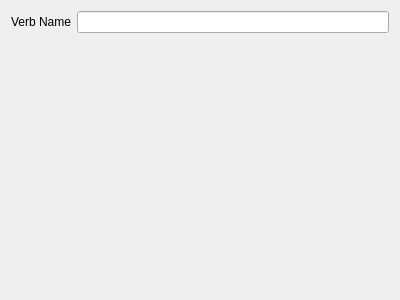
<?xml version="1.0" encoding="UTF-8"?>
<ui version="4.0">
 <class>WizardPageVerb</class>
 <widget class="QWizardPage" name="WizardPageVerb">
  <property name="geometry">
   <rect>
    <x>0</x>
    <y>0</y>
    <width>400</width>
    <height>300</height>
   </rect>
  </property>
  <property name="windowTitle">
   <string>WizardPage</string>
  </property>
  <property name="title">
   <string>New Verb</string>
  </property>
  <layout class="QFormLayout" name="formLayout">
   <item row="0" column="0">
    <widget class="QLabel" name="label">
     <property name="text">
      <string>Verb Name</string>
     </property>
    </widget>
   </item>
   <item row="0" column="1">
    <widget class="QLineEdit" name="lineEditName"/>
   </item>
  </layout>
 </widget>
 <resources/>
 <connections/>
</ui>
